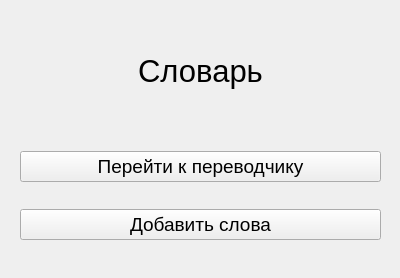
<?xml version="1.0" encoding="UTF-8"?>
<ui version="4.0">
 <class>MainWindow</class>
 <widget class="QMainWindow" name="MainWindow">
  <property name="geometry">
   <rect>
    <x>0</x>
    <y>0</y>
    <width>400</width>
    <height>278</height>
   </rect>
  </property>
  <property name="font">
   <font>
    <pointsize>14</pointsize>
   </font>
  </property>
  <property name="windowTitle">
   <string>Словарь</string>
  </property>
  <widget class="QWidget" name="centralwidget">
   <widget class="QWidget" name="verticalLayoutWidget">
    <property name="geometry">
     <rect>
      <x>20</x>
      <y>130</y>
      <width>361</width>
      <height>131</height>
     </rect>
    </property>
    <layout class="QVBoxLayout" name="verticalLayout">
     <item>
      <widget class="QPushButton" name="ButtonRusToEng">
       <property name="text">
        <string>Перейти к переводчику</string>
       </property>
      </widget>
     </item>
     <item>
      <widget class="QPushButton" name="ButtonAddWords">
       <property name="text">
        <string>Добавить слова</string>
       </property>
      </widget>
     </item>
    </layout>
   </widget>
   <widget class="QWidget" name="verticalLayoutWidget_2">
    <property name="geometry">
     <rect>
      <x>20</x>
      <y>10</y>
      <width>361</width>
      <height>121</height>
     </rect>
    </property>
    <layout class="QVBoxLayout" name="verticalLayout_2">
     <item>
      <widget class="QLabel" name="Titlewindow">
       <property name="font">
        <font>
         <pointsize>23</pointsize>
         <fontweight>Black</fontweight>
        </font>
       </property>
       <property name="layoutDirection">
        <enum>Qt::LeftToRight</enum>
       </property>
       <property name="text">
        <string>Словарь</string>
       </property>
       <property name="alignment">
        <set>Qt::AlignCenter</set>
       </property>
      </widget>
     </item>
    </layout>
   </widget>
  </widget>
 </widget>
 <resources/>
 <connections/>
</ui>
